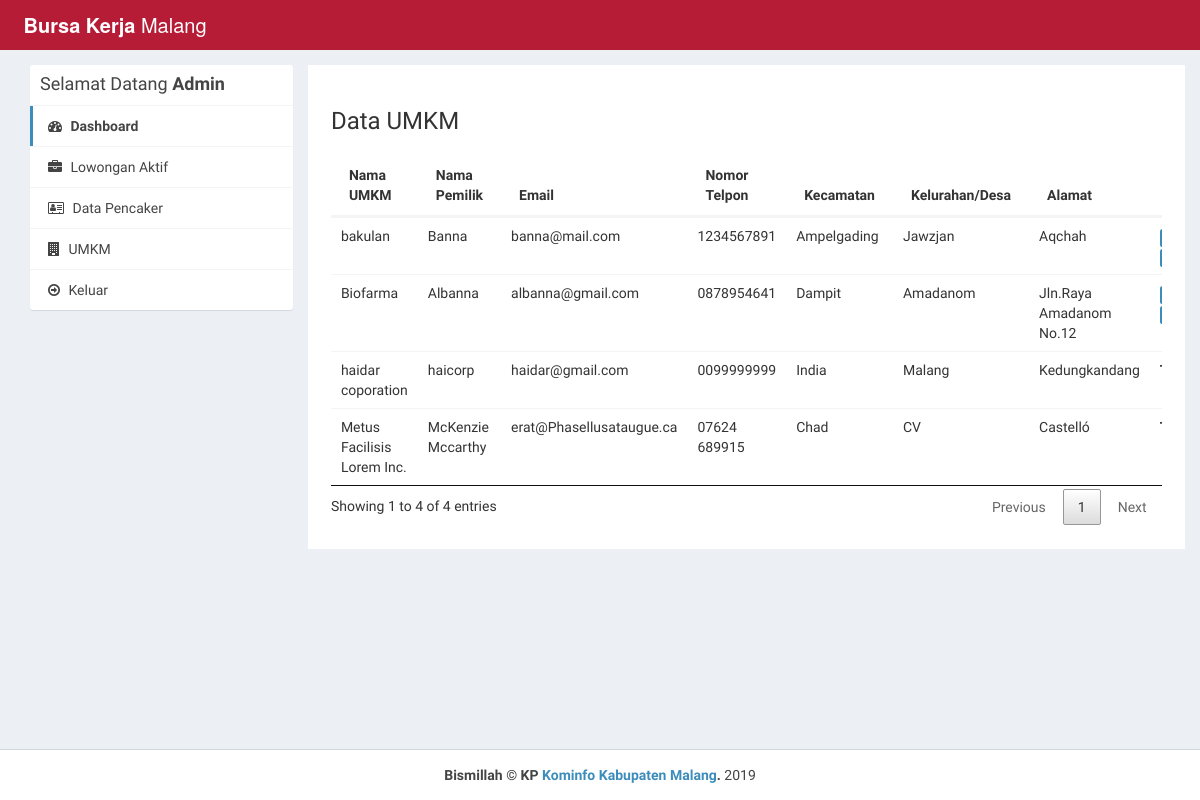
Page /dashboard/admin_kec/companies.php (signed in) on the committed database.
### tables this page shows
CREATE TABLE IF NOT EXISTS `company` (
`id_company` int(11) NOT NULL,
  `name` varchar(255) NOT NULL,
  `companyname` varchar(255) NOT NULL,
  `kecamatan` varchar(255) NOT NULL,
  `kelurahan_desa` varchar(255) NOT NULL,
  `alamat` varchar(255) NOT NULL,
  `contactno` varchar(255) NOT NULL,
  `website` varchar(255) NOT NULL,
  `email` varchar(255) NOT NULL,
  `password` varchar(255) NOT NULL,
  `aboutme` varchar(255) DEFAULT NULL,
  `logo` varchar(255) NOT NULL,
  `createdAt` timestamp NOT NULL DEFAULT CURRENT_TIMESTAMP,
  `active` int(11) NOT NULL DEFAULT '2'
);

### dashboard/admin_kec/companies.php (the view, shortened to what this page needs)
<?php
require_once("../../landingpage/db.php");
?>
<!DOCTYPE html>
<html>
<head>
  <link rel="stylesheet" href="../../css/style1.css">
  <link rel="stylesheet" href="https://cdnjs.cloudflare.com/ajax/libs/font-awesome/4.7.0/css/font-awesome.min.css">
  <link rel="stylesheet" href="https://cdnjs.cloudflare.com/ajax/libs/ionicons/2.0.1/css/ionicons.min.css">
  <link rel="stylesheet" href="../../css/style4.css">
  <link rel="stylesheet" href="../../css/AdminLTE.min.css">
  <link rel="stylesheet" href="../../css/_all-skins.min.css">
  <link rel="stylesheet" href="../../css/custom.css">
</head>
<body class="hold-transition skin-green sidebar-mini">
<div class="wrapper">
  <header class="main-header">
    <a href="index.php" class="logo logo-bg">
      <span class="logo-lg"><b>Bursa Kerja</b> Malang</span>
    </a>
    <nav class="navbar navbar-static-top">
    </nav>
  </header>
  <div class="content-wrapper" style="margin-left: 0px;">
    <section id="candidates" class="content-header">
      <div class="container">
        <div class="row">
          <div class="col-md-3">
            <div class="box box-solid">
              <div class="box-header with-border">
              <h3 class="box-title">Selamat Datang  <b> Admin</b></h3>
              </div>
              <div class="box-body no-padding">
                <ul class="nav nav-pills nav-stacked">
                <li class="active"><a href="dashboard.php"><i class="fa fa-dashboard"></i> Dashboard</a></li>
                  <li><a href="active-jobs.php"><i class="fa fa-briefcase"></i> Lowongan Aktif</a></li>
                  <li><a href="applications.php"><i class="fa fa-address-card-o"></i> Data Pencaker</a></li>
                  <li><a href="companies.php"><i class="fa fa-building"></i> UMKM</a></li>
                  <li><a href="../../landingpage/logout.php"><i class="fa fa-arrow-circle-o-right"></i> Keluar</a></li>
                </ul>
              </div>
            </div>
          </div>
          <div class="col-md-9 bg-white padding-2">
            <h3>Data UMKM</h3>
            <div class="row margin-top-20">
              <div class="col-md-12">
                <div class="box-body table-responsive no-padding">
                  <table id="example2" class="table table-hover">
                    <thead>
                      <th>Nama UMKM</th>
                      <th>Nama Pemilik</th>
                      <th>Email</th>
                      <th>Nomor Telpon</th>
                      <th>Kecamatan</th>
                      <th>Kelurahan/Desa</th>
                      <th>Alamat</th>
                      <th>Status</th>
                    </thead>
                    <tbody>
                      <?php
                      $sql = "SELECT * FROM company";
                      $result = $conn->query($sql);
                      if($result->num_rows > 0) {
                        while($row = $result->fetch_assoc()) {
                      ?>
                      <tr>
                        <td><?php echo $row['companyname']; ?></td>
                        <td><?php echo $row['name']; ?></td>
                        <td><?php echo $row['email']; ?></td>
                        <td><?php echo $row['contactno']; ?></td>
                        <td><?php echo $row['kecamatan']; ?></td>
                        <td><?php echo $row['kelurahan_desa']; ?></td>
                        <td><?php echo $row['alamat']; ?></td>
                        <td>
                        </td>
                      </tr>
                     <?php
                        }
                      }
                    ?>
                    </tbody>
                  </table>
                </div>
              </div>
            </div>
          </div>
        </div>
      </div>
    </section>
  </div>
  <footer class="main-footer" style="margin-left: 0px;">
    <div class="text-center">
    <strong>Bismillah &copy; KP <a href="http://kominfo.malangkab.go.id/">Kominfo Kabupaten Malang</a>.</strong> 2019
    </div>
  </footer>
</div>
</body>
</html>

### css/style4.css (style rules this page uses)
table.dataTable { width:100%;margin:0 auto;clear:both;border-collapse:separate;border-spacing:0 }
table.dataTable thead th,table.dataTable tfoot th { font-weight:bold }
table.dataTable thead th,table.dataTable thead td { padding:10px 18px;border-bottom:1px solid #111 }
table.dataTable thead .sorting,table.dataTable thead .sorting_asc,table.dataTable thead .sorting_desc,table.dataTable thead .sorting_asc_disabled,table.dataTable thead .sorting_desc_disabled { cursor:pointer;*cursor:hand }
table.dataTable thead .sorting,table.dataTable thead .sorting_asc,table.dataTable thead .sorting_desc,table.dataTable thead .sorting_asc_disabled,table.dataTable thead .sorting_desc_disabled { background-repeat:no-repeat;background-position:center right }
table.dataTable thead .sorting { background-image:url("../images/sort_both.png") }
table.dataTable thead .sorting_asc { background-image:url("../images/sort_asc.png") }
table.dataTable tbody tr { background-color:#ffffff }
table.dataTable tbody th,table.dataTable tbody td { padding:8px 10px }
table.dataTable.no-footer { border-bottom:1px solid #111 }
table.dataTable,table.dataTable th,table.dataTable td { -webkit-box-sizing:content-box;box-sizing:content-box }

### css/custom.css (style rules this page uses)
.logo-bg { background-color: rgb(182, 28, 54) !important; }
.margin-top-20 { margin-top: 20px; }
.padding-2 { padding: 2%; }
.bg-white { background-color: #fff; }

### rows in the picture
company: companyname "Metus Facilisis Lorem Inc.", name "McKenzie Mccarthy", email "erat@Phasellusataugue.ca", contactno "07624 689915", kecamatan "Chad", kelurahan_desa "CV", alamat "Castelló"
company: companyname "haidar coporation", name "haicorp", email "haidar@gmail.com", contactno "0099999999", kecamatan "India", kelurahan_desa "Malang", alamat "Kedungkandang"
company: companyname "bakulan", name "Banna", email "banna@mail.com", contactno "1234567891", kecamatan "Ampelgading", kelurahan_desa "Jawzjan", alamat "Aqchah"
company: companyname "Biofarma", name "Albanna", email "albanna@gmail.com", contactno "0878954641", kecamatan "Dampit", kelurahan_desa "Amadanom", alamat "Jln.Raya Amadanom No.12"
